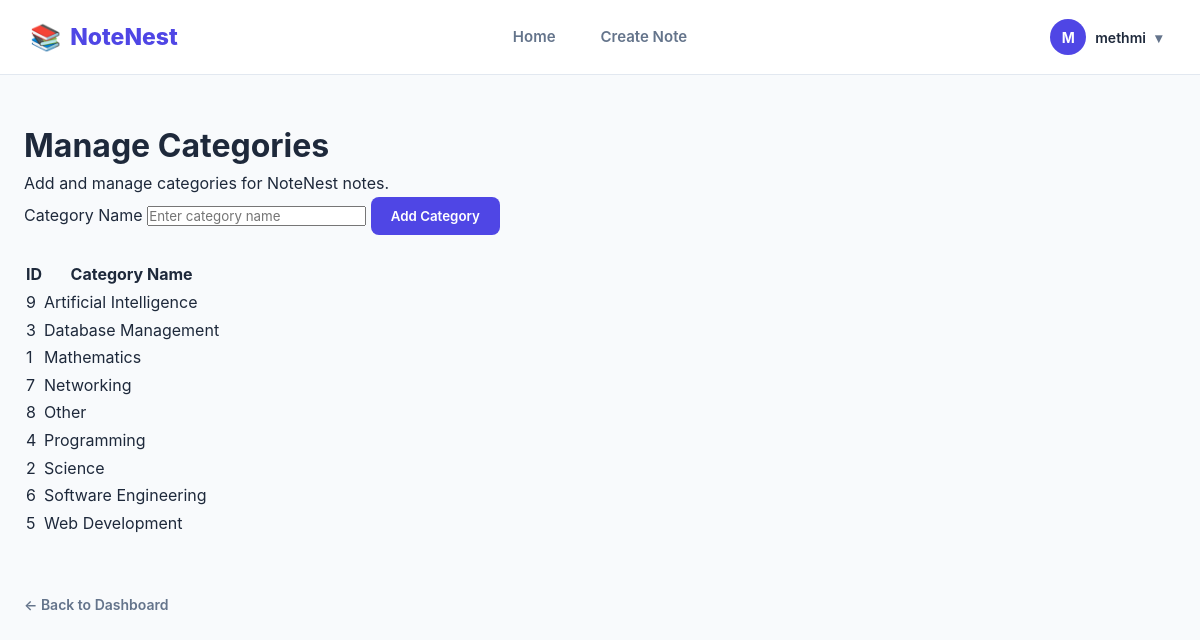
/admin/categories.php (signed in), run on the app's committed database.
### tables this page shows
CREATE TABLE `category` (
  `id` int(11) NOT NULL,
  `name` varchar(100) NOT NULL,
  `description` text DEFAULT NULL
);

### admin/categories.php (the view, shortened to what this page needs)
<?php
require_once "../config/database.php";
require_once "../includes/header.php";
$result = mysqli_query(
    $conn,
    "SELECT id, name
     FROM category
     ORDER BY name"
);
?>
<main class="admin-page">
    <div class="admin-container">
        <div class="admin-header">
            <h1>Manage Categories</h1>
            <p>
                Add and manage categories for NoteNest notes.
            </p>
        </div>
        <form method="POST">
            <label for="name">
                Category Name
            </label>
            <input
                type="text"
                id="name"
                name="name"
                placeholder="Enter category name"
                required
            >
            <button type="submit">
                Add Category
            </button>
        </form>
        <br>
        <div class="admin-table-container">
            <table class="admin-table">
                <thead>
                    <tr>
                        <th>ID</th>
                        <th>Category Name</th>
                    </tr>
                </thead>
                <tbody>
                    <?php while ($category = mysqli_fetch_assoc($result)): ?>
                        <tr>
                            <td>
                                <?php echo $category["id"]; ?>
                            </td>
                            <td>
                                <?php
                                echo htmlspecialchars(
                                    $category["name"]
                                );
                                ?>
                            </td>
                        </tr>
                    <?php endwhile; ?>
                </tbody>
            </table>
        </div>
        <br>
        <a
            href="index.php"
            class="back-link"
        >
            ← Back to Dashboard
        </a>
    </div>
</main>
<?php require_once "../includes/footer.php"; ?>

### css/style.css (style rules this page uses)
* { margin: 0; padding: 0; box-sizing: border-box; }
:root { --primary: #4f46e5; --primary-dark: #4338ca; --background: #f8fafc; --surface: #ffffff; --text: #1e293b; --muted: #64748b; --border: #e2e8f0; --success: #16a34a; --danger: #dc2626; }
body { font-family: -apple-system, BlinkMacSystemFont, "Segoe UI", Roboto, Arial, sans-serif; background: var(--background); color: var(--text); line-height: 1.6; }
a { color: inherit; text-decoration: none; }
main { max-width: 1200px; margin: auto; padding: 45px 24px; }
button { border: none; cursor: pointer; font-family: inherit; }
button, .publish-btn { background: var(--primary); color: white; padding: 11px 20px; border-radius: 8px; font-weight: 600; transition: 0.2s; }
input, textarea, select { font-family: inherit; }
.back-link { display: inline-block; margin-top: 30px; color: var(--muted); font-size: 14px; font-weight: 600; }

### data on the page
category: id "9", name "Artificial Intelligence"
category: id "3", name "Database Management"
category: id "1", name "Mathematics"
category: id "7", name "Networking"
category: id "8", name "Other"
category: id "4", name "Programming"
category: id "2", name "Science"
category: id "6", name "Software Engineering"
category: id "5", name "Web Development"

### other printed values
$_SESSION["username"] "methmi"
